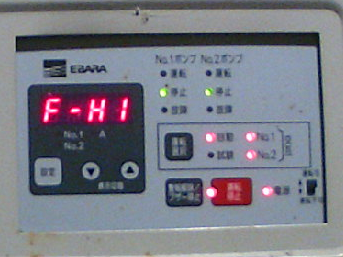
#> input picture data/samples/tempmatch_cp0.png, 343 x 257 px; its folder holds 5 pictures in this run
$ python tempmatch.py
#> lines starting #> are read from the running program, lines starting #| are printed output that depends on the picture; pictures that were not available may be replaced by others from this repository, and a replacement may not be noted
import cv2
import numpy as np


#------------------------------------------------------------------------------
# テンプレートマッチングの閾値を超えるピクセルが連続する際に、そのピークを検出する
class MatchInfo:
  def __init__(self, mv, x, y):
    self.mv = mv
    self.x = x
    self.y = y
    self.w = 1
    self.h = 1
    self.label = ''

# テンプレートマッチングの評価値画像から、ピーク検出されたマッチング座標の配列を返す
def make_match_pos(res, threshold):
  w = res.shape[1]
  h = res.shape[0]
  idx_buf = [[-1] * w] * h
  index = 0
  match_infos = []
  for y in range(h):
    for x in range(w):
      mv = res[y][x]
      if (idx_buf[y][x] < 0) and (threshold <= mv):
        match_infos.append(MatchInfo(mv, x, y))
        walk_matchs(res, threshold, idx_buf, x, y, index, match_infos[index])
        index += 1
  return match_infos

# 閾値を超えるピクセルが隣接する際の、ピーク検出
# make_match_pos() のサブルーチン。隣接ピクセルへの再帰処理。
def walk_matchs(res, threshold, idx_buf, x, y, index, match_info):
  # すでにマッチインデックスが割り当てられていたら何もしない
  if 0 <= idx_buf[y][x]:
    return
  # 閾値未満なら何もしない
  mv = res[y][x]
  if mv < threshold:
    return
  # マッチインデックスを共有して、このピクセルがピークなのであればマッチ情報を更新
  idx_buf[y][x] = index
  if match_info.mv < mv:
    match_info.mv = mv
    match_info.x = x
    match_info.y = y
  # 隣接するピクセルに再帰(斜め方向もチェック)
  w = res.shape[1]
  h = res.shape[0]
  if 0 < x:
    walk_matchs(res, threshold, idx_buf, x-1, y, index, match_info)
  if x < (w-1):
    walk_matchs(res, threshold, idx_buf, x+1, y, index, match_info)
  if 0 < y:
    walk_matchs(res, threshold, idx_buf, x, y-1, index, match_info)
  if y < (h-1):
    walk_matchs(res, threshold, idx_buf, x, y+1, index, match_info)
  if (0 < x) and (0 < y):
    walk_matchs(res, threshold, idx_buf, x-1, y-1, index, match_info)
  if (0 < x) and (y < (h-1)):
    walk_matchs(res, threshold, idx_buf, x-1, y+1, index, match_info)
  if (x < (w-1)) and (0 < y):
    walk_matchs(res, threshold, idx_buf, x+1, y-1, index, match_info)
  if (x < (w-1)) and (y < (h-1)):
    walk_matchs(res, threshold, idx_buf, x+1, y+1, index, match_info)

#------------------------------------------------------------------------------
# 検出するテンプレート画像
class TempImage:
  def __init__(self, file_names, label, threshold):
#> in main, img is the input picture: shape (257, 343, 3); mean B, G, R 131.7, 121.5, 119.6
    self.file_names = file_names
    self.label = label
    self.threshold = threshold

tempImages = [
  TempImage([ 'tempmatch_off0.png', 'tempmatch_off1.png' ], 'off', 0.80),
#  TempImage([ 'tempmatch_on_red0.png', 'tempmatch_on_red1.png', 'tempmatch_on_green0.png', 'tempmatch_on_green1.png' ], 'on', 0.70),
]

#------------------------------------------------------------------------------
# 画像からテンプレートパターンとマッチする座標を列挙
def fing_pattern_match_pos(img):
  # グレースケール化して処理
  img_gray = cv2.cvtColor(img, cv2.COLOR_BGR2GRAY)
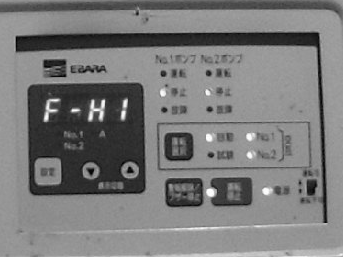
#> img_gray: shape (257, 343); min 1, max 255, mean 122.1
  img_w = img_gray.shape[1]
#> img_w = 343
  img_h = img_gray.shape[0]
#> img_h = 257

  # 各テンプレート画像を順に処理する
  match_infos_res = []
  for ti in tempImages:
    # テンプレート画像の高さ、幅を取得する
    temp_img = cv2.imread('./data/samples/' + ti.file_names[0])
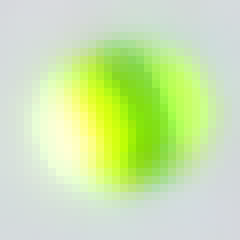
#> input picture data/samples/green_bright.png, 30 x 30 px, given in place of tempmatch_off0.png, which was not available (shown 8 times larger)
#> temp_img is the input picture: shape (30, 30, 3); mean B, G, R 172.6, 230.2, 204.6
    temp_w = temp_img.shape[1]
#> temp_w = 30
    temp_h = temp_img.shape[0]
#> temp_h = 30
    # ピクセル毎のマッチング度合いを格納するバッファを作成
    res = np.zeros(((img_h - temp_h + 1), (img_w - temp_w + 1), 1), dtype=np.float32)
    # 複数のテンプレート画像を一括して評価
    for file_name in ti.file_names:
      # テンプレート画像の読み込み
      temp_img = cv2.imread('./data/samples/' + file_name)
      temp_img_gray = cv2.cvtColor(temp_img, cv2.COLOR_BGR2GRAY)
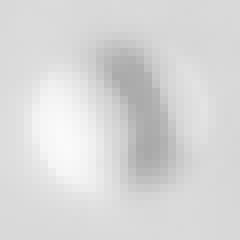
#> temp_img_gray: shape (30, 30) (shown 8 times larger); min 169, max 250, mean 215.9
      # 画像からテンプレート画像とのマッチング度合いを評価
      r = cv2.matchTemplate(img_gray, temp_img_gray, cv2.TM_CCOEFF_NORMED)
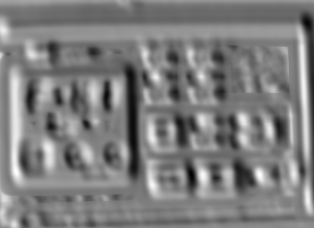
#> r: shape (228, 314) float32; min -0.618, max 0.641, mean 0.00619; drawn with min black and max white
      # 複数のテンプレート画像のなかで、最もマッチング度合いが高い値を記録
      res = cv2.max(res, r)
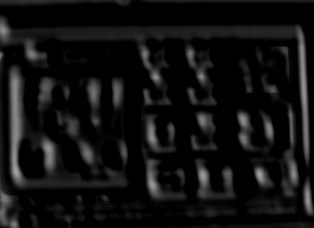
#> res: shape (228, 314) float32; min 0, max 0.641, mean 0.067

    # マッチング度合いの高い部分を検出する
    # 閾値以上のピクセルが連続する場合には、ピークを取るピクセルにまとめる
    match_infos = make_match_pos(res, ti.threshold)
#> in make_match_pos, `w = res.shape[1]`: w = 314
#> in make_match_pos, `idx_buf = [[-1] * w] * h`: idx_buf = 228 items
#> after the loop in make_match_pos, `for y in range(h):`:
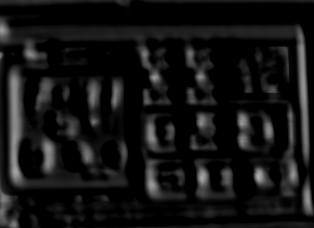
#> res: shape (228, 314) float32; min 0, max 0.687, mean 0.0777
#> after the loop in make_match_pos, `for y in range(h):`: index = 0; match_infos = []
#> match_infos = []
    for mi in match_infos:
      mi.w = temp_w
      mi.h = temp_h
      mi.label = ti.label
#> this loop made 0 passes
    match_infos_res += match_infos
#> match_infos_res = []

  return match_infos_res

#------------------------------------------------------------------------------
def main():
  # 画像の読み込み
  img = cv2.imread('./data/samples/tempmatch_cp0.png')
  # テンプレートパターンと一致する位置を取得
  match_infos = fing_pattern_match_pos(img)
#> match_infos = []

  # 検出した部分に赤枠をつける
  for mi in match_infos:
      mv = '{:.2f}'.format(mi.mv)
      print(str(mi.x) + ',' + str(mi.y) + ':' + str(mv) + ':' + mi.label)
      cv2.rectangle(img, (mi.x, mi.y), (mi.x + mi.w, mi.y + mi.h), (0, 0, 255), 1)
      cv2.putText(img, str(mv), (mi.x + mi.w + 1, mi.y+4), cv2.FONT_HERSHEY_SIMPLEX, 0.4, (0, 0, 255), 1)
      cv2.putText(img, mi.label, (mi.x + mi.w + 1, mi.y+14), cv2.FONT_HERSHEY_SIMPLEX, 0.4, (0, 0, 255), 1)

  # 画像の保存
  cv2.imwrite('./tmpmatch_res.png', img)

  # 画像の表示
  cv2.namedWindow('TempMatch', cv2.WINDOW_NORMAL)
  cv2.imshow('TempMatch', img)

  # キー入力待ち(ここで画像が表示される)
  cv2.waitKey()

# エントリーポイント
if __name__ == "__main__":
  main()
